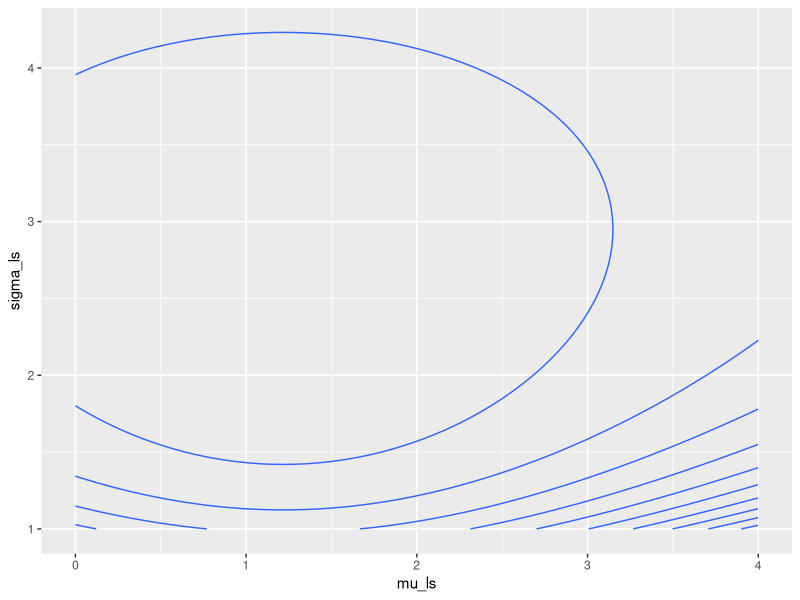

Generate this figure with R:
library(tidyverse)

set.seed(2020)

X <- rnorm(n = 100, mean = 1, sd = 2)

log_likelihood_function <- function(mu, sigma, x) {
  -1/2 * log(2 * pi * sigma^2) - 1/2 * ((x - mu)^2)/(sigma^2)
}

mu_ls <- seq(from = 0, to = 4, by = 0.01)
sigma_ls <- seq(from = 1, to = 5, by = 0.01)

df <- crossing(mu_ls, sigma_ls) %>%
  rowwise() %>%
  mutate(mll = log_likelihood_function(mu_ls, sigma_ls, X) %>%
           mean())

ggplot(df, aes(mu_ls, sigma_ls)) +
  geom_contour(aes(z = mll), )
